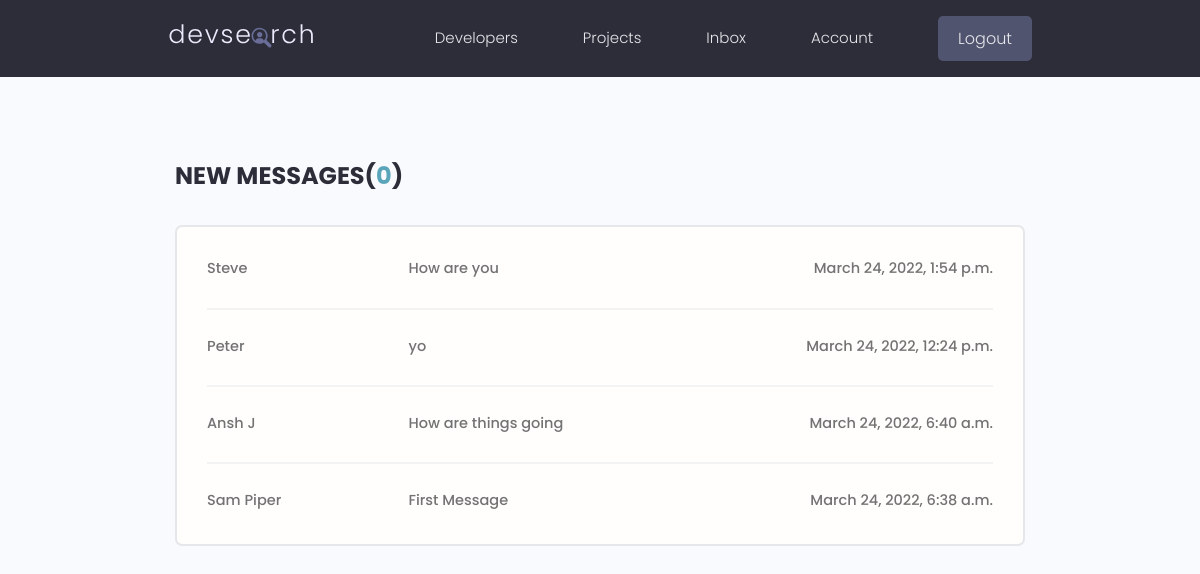
The page /inbox/ (signed in) on the database its author committed.
### users/models.py (models this page shows, shortened)
class Message(models.Model):
    sender = models.ForeignKey(Profile, on_delete=models.SET_NULL, null=True, blank=True)
    recipient = models.ForeignKey(Profile, on_delete=models.SET_NULL, null=True, blank=True, related_name='messages')
    name = models.CharField(max_length=200, null=True, blank=True)
    email = models.EmailField(max_length=200, null=True, blank=True)
    subject = models.CharField(max_length=200, blank=True, null=True)
    body = models.TextField()
    is_read = models.BooleanField(default=False, null=True)
    created = models.DateTimeField(auto_now_add = True)
    id = models.UUIDField(default=uuid.uuid4, unique=True, primary_key = True, editable = False)
    class Meta:
        ordering = ['is_read', '-created']

### users/views.py (the view)
# urls.py: path('inbox/', views.inbox, name="inbox"),
@login_required(login_url='login')
def inbox(request):
    profile = request.user.profile
    messageRequests = profile.messages.all()
    unreadCount = messageRequests.filter(is_read=False).count()
    context = {'messageRequests': messageRequests, 'unreadCount': unreadCount}
    return render(request, 'users/inbox.html', context)

### users/templates/users/inbox.html
{% extends 'main.html' %}
{% block content %}
  <main class="inbox my-xl">
    <div class="content-box">
      <h3 class="inbox__title">New Messages(<span>{{unreadCount}}</span>)</h3>
      <ul class="messages">
        {% for message in messageRequests %}
        {% if message.is_read == False %}
        <li class="message message--unread">
        {% else %}
        <li class="message">
        {% endif %}
          <a href="{% url 'message' message.id %}">
            <span class="message__author">{{message.name}}</span>
            <span class="message__subject">{{message.subject}}</span>
            <span class="message__date">{{message.created}}</span>
          </a>
        </li>
        {% endfor %}
      </ul>
    </div>
  </main>
{% endblock content %}

### static/styles/app.css (style rules this page uses)
:root { --color-sub: #2d2d39; }
.content-box { width: 95%; max-width: 85rem; margin: 0 auto; }
.inbox { height: 90vh; }
.inbox__title, .inbox__title span { font-size: 2.4rem; font-weight: 700; color: var(--color-sub); text-transform: uppercase; text-align: left; margin-bottom: 3rem; }
.inbox__title span { color: var(--color-main); }
.messages { list-style: none; background: var(--color-white); padding: 0.5rem 3rem; border: 2px solid var(--color-light); border-radius: 0.7rem; }
.message { padding: 2.5rem 0; }
.message > a span { font-size: 1.45rem; font-weight: 500; }
.message:not(:last-child) { border-bottom: 2px solid var(--color-white-light); }
.message > a { display: flex; gap: 1rem; }
.message__author, .message__date { flex-basis: 25%; }
.message__subject { flex-basis: 50%; }
.message__date { text-align: right; }

### static/uikit/styles/modules/_variables.css (style rules this page uses)
:root { --color-main: #5aa5b9; --color-main-light: #e6faff; --color-sub: #3f4156; --color-sub-light: #51546e; --color-sub-lighter: #ededfd; --color-text: #737373; --color-gray: #8b8b8b; --color-light: #e5e7eb; --color-light-gray: #767676; --color-bg: #f8fafd; --color-white: #fffefd; --color-white-light: #f3f3f3; --color-success: #359e64; --color-success-bg: #def8e8; --color-error: #fc4b0b; --color-error-bg: #fff2ee; --font-base: 'Poppins', arial, helvetica, 'Segoe UI', roboto, ubuntu, sans-serif; --font-monospace: 'Fira Code', 'Courier New', courier, monospace; --font-regular: 300; --font-medium: 500; --font-bold: 700; --generic-shadow: 1px 1px 5px #00000010; --generic-transition: all 0.3s ease-in-out; }

### static/uikit/styles/modules/_base.css (style rules this page uses)
* { margin: 0; padding: 0; box-sizing: border-box; text-rendering: optimizeLegibility; color: inherit; font-size: inherit; }
html { font-size: 50%; }
@media only screen and (min-width: 480px) { html { font-size: 56.25%; } }
@media only screen and (min-width: 1200px) { html { font-size: 62.5%; } }
body { line-height: 1.6; font-weight: 400; font-size: 1.5rem; color: var(--color-text); background-color: var(--color-bg); min-height: 100vh; }

### static/uikit/styles/modules/_typography.css (style rules this page uses)
* { font-family: var(--font-base); }
h3 { font-size: 3.2rem; font-weight: var(--font-medium); }
p, span, strong { font-size: 1.6rem; color: var(--color-text); font-weight: var(--font-regular); }
a { padding-bottom: 2px; text-decoration: none; display: inline-block; color: var(--color-main); font-weight: var(--font-medium); }

### static/uikit/styles/modules/_utilities.css (style rules this page uses)
.my-xl { margin: 8rem auto; }

### rows shown on the page
Message: name "Steve", subject "How are you", created "March 24, 2022, 1:54 p.m."
Message: name "Peter", subject "yo", created "March 24, 2022, 12:24 p.m."
Message: name "Ansh J", subject "How are things going", created "March 24, 2022, 6:40 a.m."
Message: name "Sam Piper", subject "First Message", created "March 24, 2022, 6:38 a.m."

### other values the page prints
{{ unreadCount }} "0"
